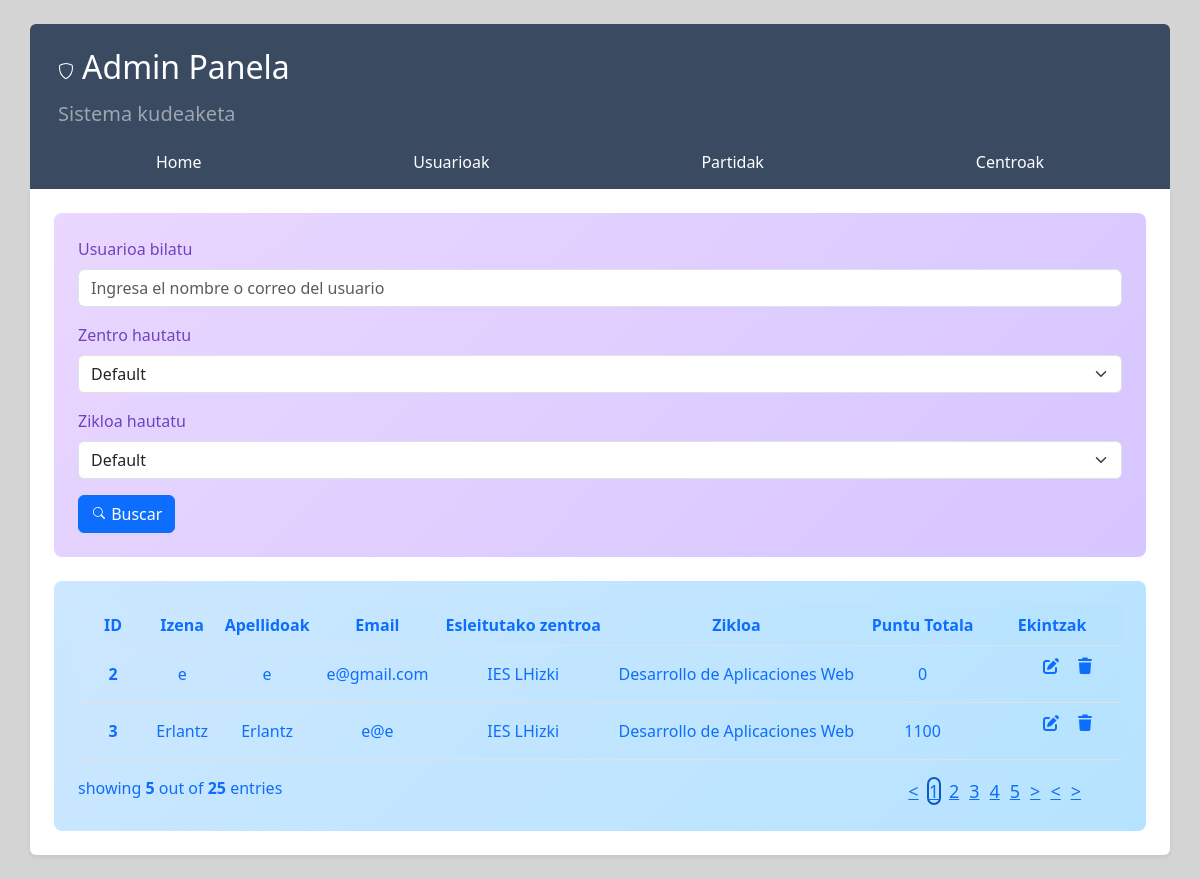
/indexAdmin.php?page=usuariosAdmin, run on the app's committed database.
### tables this page shows
CREATE TABLE IF NOT EXISTS `usuario` (
  `id_usuario` int NOT NULL AUTO_INCREMENT,
  `nombre` varchar(100) NOT NULL,
  `apellidos` varchar(150) DEFAULT NULL,
  `email` varchar(255) NOT NULL,
  `password` varchar(255) NOT NULL,
  `id_rol` int DEFAULT NULL,
  `id_centro` int DEFAULT NULL,
  `id_ciclo` int DEFAULT NULL,
  `puntos_totales` int DEFAULT '0',
  `fecha_registro` datetime DEFAULT NULL,
  `activo` tinyint(1) DEFAULT '1',
  `ultimo_acceso` datetime DEFAULT NULL,
  PRIMARY KEY (`id_usuario`),
  UNIQUE KEY `email` (`email`),
  KEY `id_rol` (`id_rol`),
  KEY `id_centro` (`id_centro`),
  KEY `id_ciclo` (`id_ciclo`),
  CONSTRAINT `usuario_ibfk_1` FOREIGN KEY (`id_rol`) REFERENCES `rol` (`id_rol`),
  CONSTRAINT `usuario_ibfk_2` FOREIGN KEY (`id_centro`) REFERENCES `centro_educativo` (`id_centro`),
  CONSTRAINT `usuario_ibfk_3` FOREIGN KEY (`id_ciclo`) REFERENCES `ciclo_formativo` (`id_ciclo`)
);

CREATE TABLE IF NOT EXISTS `centro_educativo` (
  `id_centro` int NOT NULL AUTO_INCREMENT,
  `nombre_centro` varchar(100) NOT NULL,
  `municipio` varchar(100) DEFAULT NULL,
  `provincia` varchar(100) DEFAULT NULL,
  `fecha_alta` datetime DEFAULT NULL,
  PRIMARY KEY (`id_centro`)
);

CREATE TABLE IF NOT EXISTS `ciclo_formativo` (
  `id_ciclo` int NOT NULL AUTO_INCREMENT,
  `nombre_ciclo` varchar(100) NOT NULL,
  `familia_profesional` varchar(100) DEFAULT NULL,
  `id_centro` int DEFAULT NULL,
  `fecha_alta` datetime DEFAULT NULL,
  PRIMARY KEY (`id_ciclo`),
  KEY `id_centro` (`id_centro`),
  CONSTRAINT `ciclo_formativo_ibfk_1` FOREIGN KEY (`id_centro`) REFERENCES `centro_educativo` (`id_centro`)
);

### controller/usuariosAdmin-controller.php (called while the page is built, shortened)
<?php
    require_once __DIR__ .'/../model/AccesoBD.php';
    function mostrarUsuarios(){
        $bd = new AccesoBD();
        $usuarios = $bd->obtenerUsuarios();
        return $usuarios;
    }
?>

### model/AccesoBD.php (called while the page is built, shortened)
<?php
class AccesoBD
{
    public $conexion;
    function conectar()
    {
        $this->conexion = mysqli_connect(self::RUTA, self::USER, self::PASS, self::BD)
            or die("Error al establecer la conexión: " . mysqli_connect_error());
    }
    function obtenerUsuarios(){
        $result = mysqli_query($this->conexion, "SELECT u.id_usuario, u.nombre, u.apellidos, u.email, c.nombre_centro, cf.nombre_ciclo, u.puntos_totales
        FROM usuario u
        LEFT JOIN centro_educativo c ON u.id_centro = c.id_centro
        LEFT JOIN ciclo_formativo cf ON u.id_ciclo = cf.id_ciclo
        ORDER BY u.id_usuario ASC");
        $usuarios = array();
        if ($result && mysqli_num_rows($result) > 0) {
            while ($row = mysqli_fetch_assoc($result)) {
                $usuarios[] = $row;
            }
        }
        return $usuarios;
    }
}

### section/usuariosAdmin.php (the view, shortened to what this page needs)
<?php
require_once __DIR__ . '/../controller/usuariosAdmin-controller.php';
?>
<div class="container bg-gradient-purple text-purple p-4 rounded-3 ">
    <form action="">
        <div class="mb-3">
            <label for="searchUser" class="form-label">Usuarioa bilatu</label>
            <input type="text" class="form-control" id="searchUser" placeholder="Ingresa el nombre o correo del usuario">
        </div>
        <div class="mb-3">
            <label for="seleccionarCentro" class="form-label">Zentro hautatu</label>
            <select name="centros" id="seleccionarCentro" class="form-select">
                <option value="default">Default</option>
            </select>
        </div>
        <div class="mb-3">
            <label for="seleccionarCiclo" class="form-label">Zikloa hautatu</label>
            <select name="centros" id="seleccionarCiclo" class="form-select">
                <option value="default">Default</option>
            </select>
        </div>
        <button type="#" class="btn btn-primary align-items-center">
            <svg xmlns="http://www.w3.org/2000/svg" width="16" height="16" fill="currentColor" class="bi bi-search pb-1" viewBox="0 0 16 16">
                <path d="M11.742 10.344a6.5 6.5 0 1 0-1.397 1.398h-.001q.044.06.098.115l3.85 3.85a1 1 0 0 0 1.415-1.414l-3.85-3.85a1 1 0 0 0-.115-.1zM12 6.5a5.5 5.5 0 1 1-11 0 5.5 5.5 0 0 1 11 0"/>
            </svg>
            Buscar
        </button>
    </form>
</div>
<div class="container mt-4 table-responsive bg-gradient-blue  p-4 rounded-3 ">
    <div class="">
        <table class="table   bg-gradient-blue text-white">
            <thead class="bg-gradient-blue text-blue">
                <tr>
                    <th scope="col">ID</th>
                    <th scope="col">Izena</th>
                    <th scope="col">Apellidoak</th>
                    <th scope="col">Email</th>
                    <th scope="col">Esleitutako zentroa</th>
                    <th scope="col">Zikloa</th>
                    <th scope="col">Puntu Totala</th>
                    <th scope="col">Ekintzak</th>
                </tr>
            </thead>
            <tbody class="bg-gradient-blue text-blue">
                <?php
                    $usuarios = mostrarUsuarios();
                    foreach($usuarios as $usuario){
                        echo '<tr>';
                        echo '<th scope="row">' . htmlspecialchars($usuario['id_usuario']) . '</th>';
                        echo '<td>' . htmlspecialchars($usuario['nombre']) . '</td>';
                        echo '<td>' . htmlspecialchars($usuario['apellidos']) . '</td>';
                        echo '<td>' . htmlspecialchars($usuario['email']) . '</td>';
                        echo '<td>' . htmlspecialchars($usuario['nombre_centro']) . '</td>';
                        echo '<td>' . htmlspecialchars($usuario['nombre_ciclo']) . '</td>';
                        echo '<td>' . htmlspecialchars($usuario['puntos_totales']) . '</td>';
                        echo '<td>
                                <ul class="action-list">
                                    <li><a href="#" data-tip="edit" class="edit-user" data-id="' . htmlspecialchars($usuario['id_usuario']) . '"><i class="fa fa-edit"></i></a></li>
                                    <li><a href="#" data-tip="delete" data-id="' . htmlspecialchars($usuario['id_usuario']) . '"><i class="fa fa-trash"></i></a></li>
                                </ul>
                            </td>';
                        echo '</tr>';
                    }
                 ?>
            </tbody>
        </table>
    </div>
    <div class="panel-footer text-blue">
        <div class="row">
            <div class="col col-sm-6 col-xs-6">showing <b>5</b> out of <b>25</b> entries</div>
            <div class="col-sm-6 col-xs-6 justify-content-end pe-5 d-flex">
                <ul class="pagination hidden-xs pull-right">
                    <li><a href="#"><</a></li>
                    <li class="active"><a href="#">1</a></li>
                    <li><a href="#">2</a></li>
                    <li><a href="#">3</a></li>
                    <li><a href="#">4</a></li>
                    <li><a href="#">5</a></li>
                    <li><a href="#">></a></li>
                </ul>
                <ul class="pagination visible-xs pull-right">
                    <li><a href="#"><</a></li>
                    <li><a href="#">></a></li>
                </ul>
            </div>
        </div>
    </div>
</div>

### css/stylesAdmin.css (style rules this page uses)
ul,li { list-style: none; }
body { background-color: #d4d4d4; }
.text-purple { color: #6F42C1; }
.text-blue { color: #0D6EFD; }
.bg-gradient-purple { background: linear-gradient(135deg,#e9d7ff 0%, #d6c5ff 100%); }
.bg-gradient-blue { background: linear-gradient(135deg,#cce7ff 0%, #b6e3ff 100%); }
.table-responsive.bg-gradient-blue { padding: 0.5rem; border-radius: 0.5rem; overflow: auto; }
table.bg-gradient-blue { background-color: transparent; color: inherit; }
table.bg-gradient-blue th, table.bg-gradient-blue td { background-color: transparent !important; color: inherit; white-space: nowrap; }
tbody .action-list li { display: inline-block; margin: 0 5px; }
.table th, .table td { text-align: left; vertical-align: middle; }
.pagination { margin: 0; }
.pagination li a { background-color: transparent; border: 2px solid transparent; font-size: 18px; font-weight: 500; text-align: center; line-height: 31px; width: 35px; height: 35px; padding: 0; margin: 0 3px; border-radius: 50px; transition: all 0.3s ease 0s; }
.pagination li a:focus, .pagination li.active a, .pagination li.active a:hover { background-color: transparent; border-color: #0a57ca; }
.pagination li:first-child a, .pagination li:last-child a { border-radius: 50%; }
.table th, .table td { white-space: nowrap; }
.table th, .table td { text-align: center; vertical-align: middle; }
.table thead th:nth-child(1), .table tbody td:nth-child(1) { width: 70px; }
.table thead th:last-child, .table tbody td:last-child { width: 140px; }

### data on the page
usuario: id_usuario "2", nombre "e", apellidos "e", email "e@gmail.com", id_centro.nombre_centro "IES LHizki", id_ciclo.nombre_ciclo "Desarrollo de Aplicaciones Web", puntos_totales "0"
usuario: id_usuario "3", nombre "Erlantz", apellidos "Erlantz", email "e@e", id_centro.nombre_centro "IES LHizki", id_ciclo.nombre_ciclo "Desarrollo de Aplicaciones Web", puntos_totales "1100"
